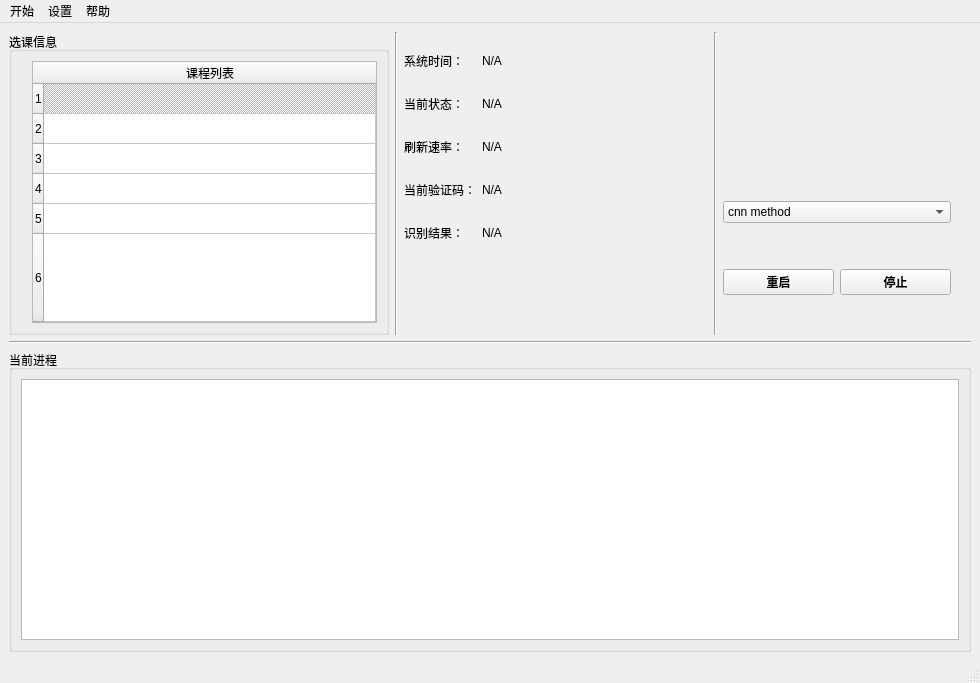
<?xml version="1.0" encoding="UTF-8"?>
<ui version="4.0">
 <class>MainWindow</class>
 <widget class="QMainWindow" name="MainWindow">
  <property name="geometry">
   <rect>
    <x>0</x>
    <y>0</y>
    <width>980</width>
    <height>683</height>
   </rect>
  </property>
  <property name="windowTitle">
   <string>AutoElective</string>
  </property>
  <widget class="QWidget" name="centralwidget">
   <layout class="QVBoxLayout" name="verticalLayout_3">
    <item>
     <layout class="QHBoxLayout" name="horizontalLayout_4" stretch="5,1,4,1,3,0">
      <item>
       <widget class="QGroupBox" name="groupBox_2">
        <property name="title">
         <string>选课信息</string>
        </property>
        <layout class="QHBoxLayout" name="horizontalLayout">
         <property name="leftMargin">
          <number>20</number>
         </property>
         <item>
          <widget class="QTableWidget" name="etable">
           <attribute name="horizontalHeaderCascadingSectionResizes">
            <bool>true</bool>
           </attribute>
           <attribute name="horizontalHeaderDefaultSectionSize">
            <number>215</number>
           </attribute>
           <attribute name="horizontalHeaderStretchLastSection">
            <bool>true</bool>
           </attribute>
           <attribute name="verticalHeaderCascadingSectionResizes">
            <bool>true</bool>
           </attribute>
           <attribute name="verticalHeaderStretchLastSection">
            <bool>true</bool>
           </attribute>
           <row>
            <property name="text">
             <string>1</string>
            </property>
           </row>
           <row>
            <property name="text">
             <string>2</string>
            </property>
           </row>
           <row>
            <property name="text">
             <string>3</string>
            </property>
           </row>
           <row>
            <property name="text">
             <string>4</string>
            </property>
           </row>
           <row>
            <property name="text">
             <string>5</string>
            </property>
           </row>
           <row>
            <property name="text">
             <string>6</string>
            </property>
           </row>
           <column>
            <property name="text">
             <string>课程列表</string>
            </property>
           </column>
           <item row="0" column="0">
            <property name="text">
             <string/>
            </property>
            <property name="background">
             <brush brushstyle="Dense4Pattern">
              <color alpha="255">
               <red>0</red>
               <green>255</green>
               <blue>255</blue>
              </color>
             </brush>
            </property>
           </item>
          </widget>
         </item>
        </layout>
       </widget>
      </item>
      <item>
       <widget class="Line" name="line_2">
        <property name="orientation">
         <enum>Qt::Vertical</enum>
        </property>
       </widget>
      </item>
      <item>
       <layout class="QFormLayout" name="formLayout">
        <property name="verticalSpacing">
         <number>25</number>
        </property>
        <property name="topMargin">
         <number>20</number>
        </property>
        <item row="0" column="0">
         <widget class="QLabel" name="label">
          <property name="text">
           <string>系统时间：</string>
          </property>
         </widget>
        </item>
        <item row="0" column="1">
         <widget class="QLabel" name="timelabel">
          <property name="text">
           <string>N/A</string>
          </property>
         </widget>
        </item>
        <item row="1" column="0">
         <widget class="QLabel" name="label_2">
          <property name="text">
           <string>当前状态：</string>
          </property>
         </widget>
        </item>
        <item row="1" column="1">
         <widget class="QLabel" name="statelabel">
          <property name="text">
           <string>N/A</string>
          </property>
         </widget>
        </item>
        <item row="2" column="0">
         <widget class="QLabel" name="label_5">
          <property name="text">
           <string>刷新速率：</string>
          </property>
         </widget>
        </item>
        <item row="2" column="1">
         <widget class="QLabel" name="frequencylabel">
          <property name="text">
           <string>N/A</string>
          </property>
         </widget>
        </item>
        <item row="3" column="0">
         <widget class="QLabel" name="label_7">
          <property name="text">
           <string>当前验证码：</string>
          </property>
         </widget>
        </item>
        <item row="3" column="1">
         <widget class="QLabel" name="label_8">
          <property name="text">
           <string>N/A</string>
          </property>
         </widget>
        </item>
        <item row="4" column="0">
         <widget class="QLabel" name="label_9">
          <property name="text">
           <string>识别结果：</string>
          </property>
         </widget>
        </item>
        <item row="4" column="1">
         <widget class="QLabel" name="label_10">
          <property name="text">
           <string>N/A</string>
          </property>
         </widget>
        </item>
       </layout>
      </item>
      <item>
       <widget class="Line" name="line_3">
        <property name="orientation">
         <enum>Qt::Vertical</enum>
        </property>
       </widget>
      </item>
      <item>
       <layout class="QVBoxLayout" name="verticalLayout_2" stretch="2,1,0,2,0">
        <item>
         <layout class="QHBoxLayout" name="horizontalLayout_3">
          <item>
           <widget class="QLabel" name="piclabel">
            <property name="sizePolicy">
             <sizepolicy hsizetype="Expanding" vsizetype="Expanding">
              <horstretch>0</horstretch>
              <verstretch>0</verstretch>
             </sizepolicy>
            </property>
            <property name="text">
             <string/>
            </property>
            <property name="pixmap">
             <pixmap>../pics/PyTorch-logo.jpg</pixmap>
            </property>
           </widget>
          </item>
         </layout>
        </item>
        <item>
         <widget class="QComboBox" name="comboBox">
          <item>
           <property name="text">
            <string>cnn method</string>
           </property>
          </item>
          <item>
           <property name="text">
            <string>tesseract-OCR</string>
           </property>
          </item>
         </widget>
        </item>
        <item>
         <spacer name="verticalSpacer">
          <property name="orientation">
           <enum>Qt::Vertical</enum>
          </property>
          <property name="sizeHint" stdset="0">
           <size>
            <width>20</width>
            <height>40</height>
           </size>
          </property>
         </spacer>
        </item>
        <item>
         <layout class="QHBoxLayout" name="horizontalLayout_2">
          <item>
           <widget class="QPushButton" name="restartbutton">
            <property name="font">
             <font>
              <weight>75</weight>
              <bold>true</bold>
              <stylestrategy>PreferAntialias</stylestrategy>
             </font>
            </property>
            <property name="text">
             <string>重启</string>
            </property>
           </widget>
          </item>
          <item>
           <widget class="QPushButton" name="stopbutton">
            <property name="font">
             <font>
              <weight>75</weight>
              <bold>true</bold>
              <stylestrategy>PreferAntialias</stylestrategy>
             </font>
            </property>
            <property name="text">
             <string>停止</string>
            </property>
           </widget>
          </item>
         </layout>
        </item>
        <item>
         <spacer name="verticalSpacer_2">
          <property name="orientation">
           <enum>Qt::Vertical</enum>
          </property>
          <property name="sizeHint" stdset="0">
           <size>
            <width>20</width>
            <height>40</height>
           </size>
          </property>
         </spacer>
        </item>
       </layout>
      </item>
      <item>
       <spacer name="horizontalSpacer">
        <property name="orientation">
         <enum>Qt::Horizontal</enum>
        </property>
        <property name="sizeHint" stdset="0">
         <size>
          <width>20</width>
          <height>20</height>
         </size>
        </property>
       </spacer>
      </item>
     </layout>
    </item>
    <item>
     <widget class="Line" name="line">
      <property name="orientation">
       <enum>Qt::Horizontal</enum>
      </property>
     </widget>
    </item>
    <item>
     <widget class="QGroupBox" name="groupBox">
      <property name="title">
       <string>当前进程</string>
      </property>
      <layout class="QVBoxLayout" name="verticalLayout">
       <item>
        <widget class="QTextBrowser" name="infobox"/>
       </item>
      </layout>
     </widget>
    </item>
   </layout>
  </widget>
  <widget class="QMenuBar" name="menubar">
   <property name="geometry">
    <rect>
     <x>0</x>
     <y>0</y>
     <width>980</width>
     <height>26</height>
    </rect>
   </property>
   <widget class="QMenu" name="menuAutoElective2_0">
    <property name="title">
     <string>开始</string>
    </property>
    <addaction name="actionkaishi"/>
    <addaction name="actionstop"/>
   </widget>
   <widget class="QMenu" name="menu">
    <property name="title">
     <string>设置</string>
    </property>
   </widget>
   <widget class="QMenu" name="menu_2">
    <property name="title">
     <string>帮助</string>
    </property>
   </widget>
   <addaction name="menuAutoElective2_0"/>
   <addaction name="menu"/>
   <addaction name="menu_2"/>
  </widget>
  <widget class="QStatusBar" name="statusbar"/>
  <action name="actionkaishi">
   <property name="text">
    <string>start</string>
   </property>
  </action>
  <action name="actionstop">
   <property name="text">
    <string>stop</string>
   </property>
  </action>
 </widget>
 <resources/>
 <connections/>
</ui>
